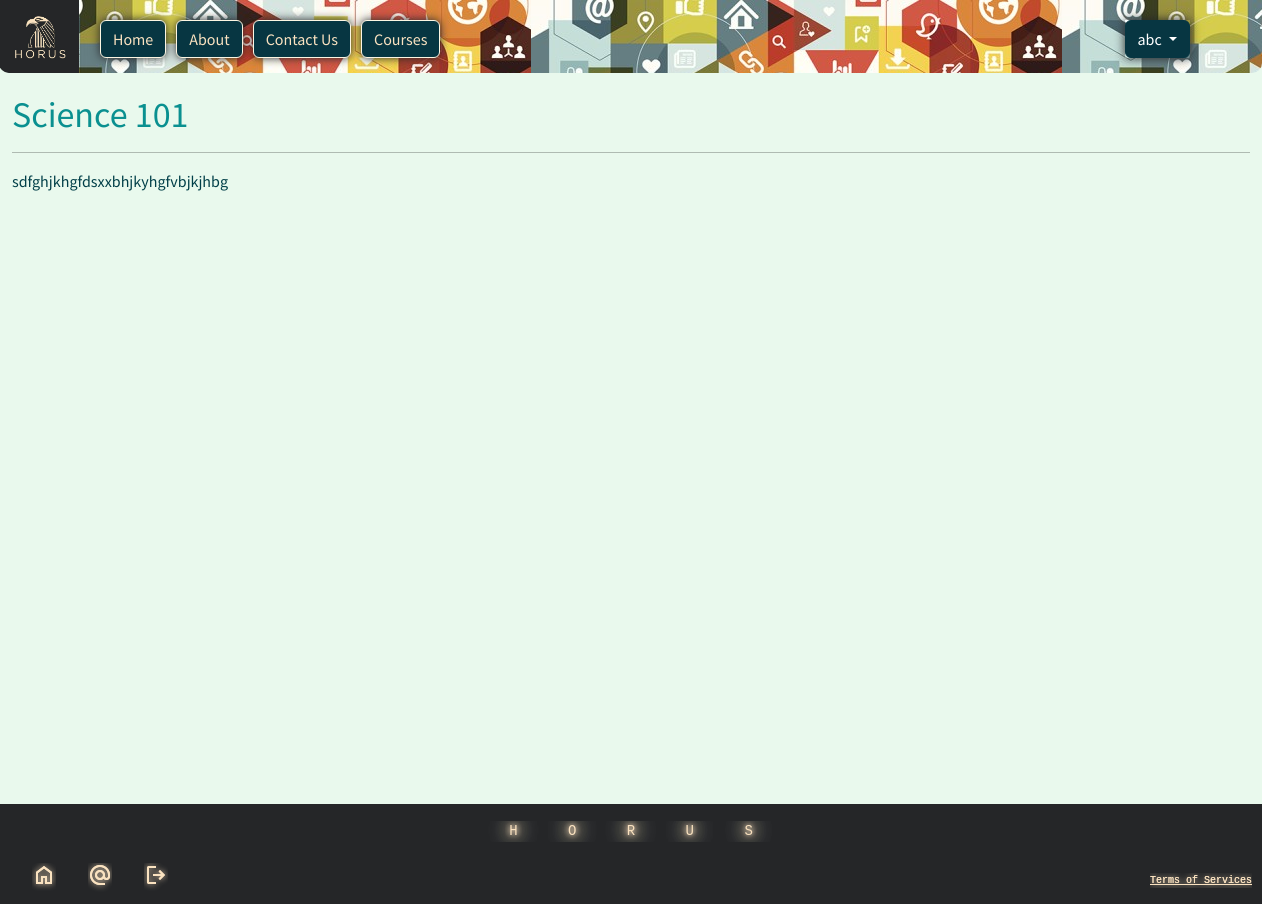
/courses/detail/2/ (signed in), run on an earlier commit of the app's database.
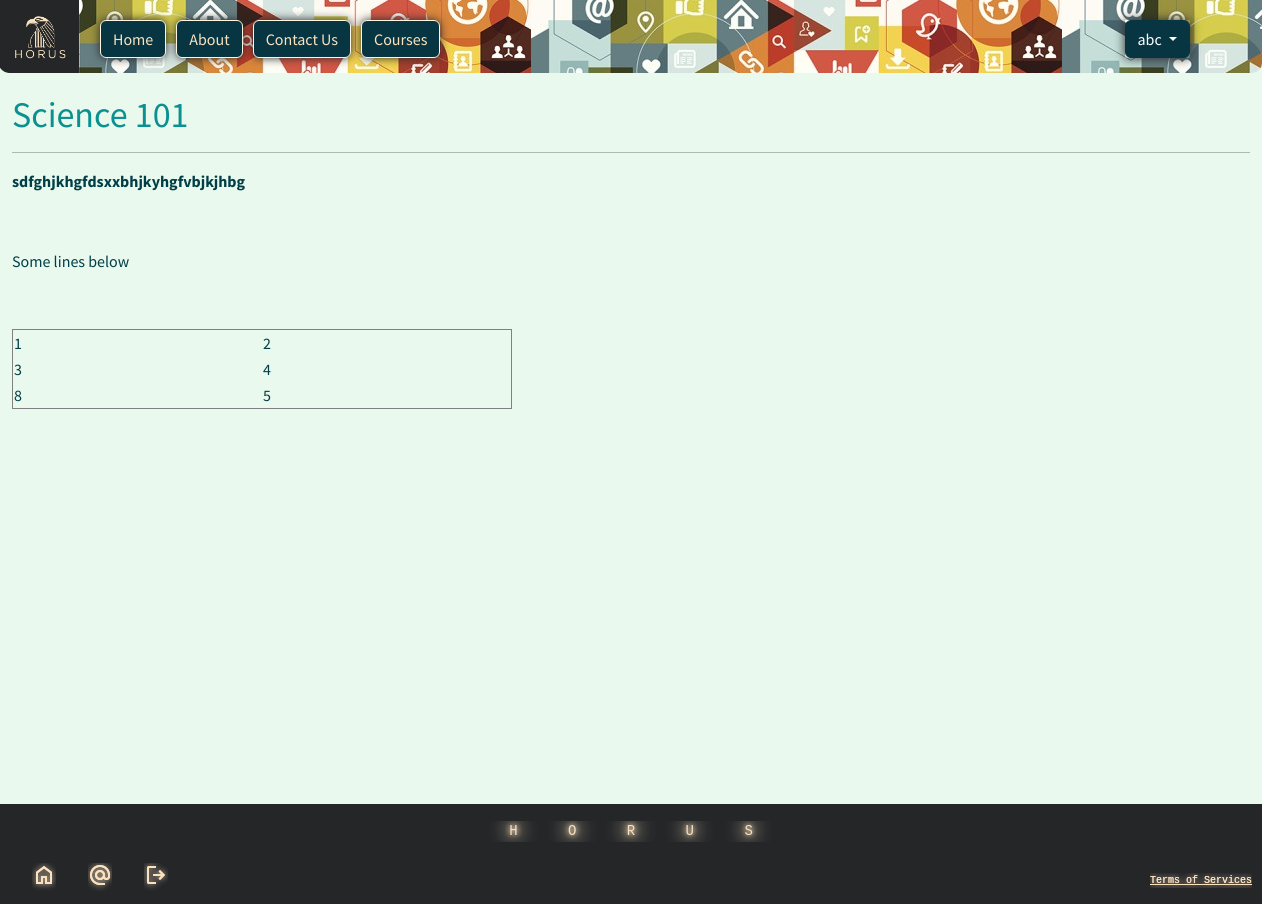
And on a later commit of the database.
### courses/models.py (models this page shows, shortened)
class Lecture(models.Model):
    title = models.CharField(max_length=128)
    body = RichTextField()
    created_on = models.DateTimeField(auto_now_add=True)
    instructor = models.ForeignKey(User, on_delete=models.CASCADE, related_name="courses")
    course = models.ForeignKey(Course, on_delete=models.CASCADE, related_name="lectures")

### courses/views.py (the view)
# urls.py: path("detail/<int:pk>/", LectureDetailView.as_view(), name="detail_lecture"),
class LectureDetailView(DetailView):
    template_name = "courses/detail_lecture.html"
    model = Lecture

### templates/courses/detail_lecture.html (shortened to what this page needs)
{% extends 'base.html' %}
{% load static %}
{% block css %}
<link rel="stylesheet" href="{% static 'css/details.css' %}">
{% endblock css %}
{% block content %}
{% if user.is_authenticated %}
<div class="details">
    <h3>{{lecture.title}}</h3>
    <hr />
    <div class="body-text">
        {{lecture.body|safe}}
    </div>
</div>
{% endif %}
{% endblock content %}

### templates/base.html (shortened to what this page needs)
{% load static %}
<!DOCTYPE html>
<html lang="en">
<head>
    <link rel="stylesheet" href="https://cdn.jsdelivr.net/npm/bootstrap@5.3.3/dist/css/bootstrap.min.css">
    <link rel="stylesheet" href="https://cdnjs.cloudflare.com/ajax/libs/font-awesome/6.7.1/css/all.min.css">
    <link rel="stylesheet" href="https://bootswatch.com/5/solar/bootstrap.min.css">
    <link rel="stylesheet" href="{% static 'css/base.css' %}">
    <link rel="stylesheet" href="{% static 'css/navbar.css' %}">
    {% block css %}
    {% endblock css %}
</head>
<body>
    {% include 'navbar.html' %}
    <main class="container-fluid">
        {% block content %}
        {% endblock content %}
    </main>
    <footer>
        <pre>H      O      R      U      S</pre>
        <div class="icons">
            <ul>
                <pre
                    class="pre2"><a href="{% url 'home' %}"><span class="material-symbols-outlined">home</span></a></pre>
            </ul>
            <ul>
                <pre
                    class="pre2"><a href="{% url 'contact' %}"><span class="material-symbols-outlined">alternate_email</span></a></pre>
            </ul>
            {% if user.is_authenticated %}
            <ul>
                <pre
                    class="pre2"><a href="{% url 'logout' %}"><span class="material-symbols-outlined">logout</span></a></pre>
            </ul>
            {% endif %}
            <ul>
                <pre
                    class="pre2-terms"><a href="{% url 'terms' %}"><span class="material-symbols">Terms of Services</span></a></pre>
            </ul>
        </div>
    </footer>
</body>
</html>

### templates/navbar.html (shortened to what this page needs)
{% load static %}
<nav class="navbar navbar-expand-lg" data-bs-theme="dark">
    <div class="container-fluid">
        <a class="navbar-brand" href="{% url 'home' %}">
            <img class="nav-img" src="{% static 'images/logo1_1.png' %}">
        </a>
        <div class="collapse navbar-collapse" id="navbarSupportedContent">
            <ul class="navbar-nav me-auto mb-2 mb-lg-0">
                <li class="nav-item">
                    <a class="d-flex btn btn-dark btn-outline-light" aria-current="page"
                        href="{% url 'home' %}">Home</a>
                </li>
                <li class="nav-item">
                    <a class="d-flex btn btn-dark btn-outline-light" aria-current="page"
                        href="{% url 'about' %}">About</a>
                </li>
                <li class="nav-item">
                    <a class="d-flex btn btn-dark btn-outline-light" aria-current="page"
                        href="{% url 'contact' %}">Contact Us</a>
                </li>
                {% if user.is_authenticated %}
                <li>
                    <a class="d-flex btn btn-dark btn-outline-light" aria-current="page"
                        href="{% url 'list_course' %}">Courses</a>
                </li>
                {% endif %}
            </ul>
            <div class="login-dropdown">
                <div class="d-flex" role="login">
                    {% if user.is_authenticated %}
                    <div class="nav-item dropdown">
                        <button class="btn btn-dark dropdown-toggle" href="#" role="button" data-bs-toggle="dropdown"
                            aria-expanded="false">
                            {{ user.username }}
                        </button>
                    </div>
                    {% else %}
                    <a href="{% url 'login' %}" class="d-flex btn btn-dark btn-outline-light">Log In</a>
                    {% endif %}
                </div>
            </div>
        </div>
    </div>
</nav>

### static/css/base.css (style rules this page uses)
:root { --primary-color-1: rgb(110, 197, 183); --primary-color-2: rgb(31, 187, 161); --secondary-color-1: rgba(153, 227, 171, 0.208); --secondary-color-2: rgba(0, 0, 0, 0.733); --text-color-1: rgb(175, 242, 239); --text-color-2: rgb(31, 187, 161); --text-color-3: rgba(0, 139, 139, 0.959); --text-color-4: rgb(44, 45, 45); --text-color-5: rgba(0, 62, 72, 0.729); --text-color-6: rgb(0, 63, 72); --bk-color-1: rgb(37, 38, 40); --bk-color-2: rgb(250, 226, 192); --bk-color-3: rgba(54, 54, 54); --bk-color-4: rgba(250, 226, 192, 0.653); --bk-color-5: rgb(245, 246, 248); }
html, body { padding: 0; margin: 0; min-height: 100vh; }
nav { background-color: var(--primary-color-1); }
li { margin: 5px; }
body { background-color: var(--secondary-color-1); }
main { min-height: calc(100vh - 104px); }
footer { max-height: 100px; background-color: var(--bk-color-1); padding: 12px 0 12px 0; text-align: center; margin-top: 15px; margin-top: 15px; }
pre { margin-top: 5px; color: var(--bk-color-2); text-shadow: 0 0 5px var(--bk-color-2), 0 0 10px var(--bk-color-2), 0 0 15px var(--bk-color-2), 0 0 20px var(--bk-color-2), 0 0 25px var(--bk-color-2), 0 0 30px var(--bk-color-2), 0 0 35px var(--bk-color-2); }
a { color: var(--bk-color-2); }
.pre2 { margin-top: 5px; color: var(--bk-color-2); text-shadow: 0 0 0px var(--bk-color-2), 0 0 6px var(--bk-color-2); }
.pre2-terms { margin-left: 950px; font-size: x-small; margin-top: 15px; color: var(--bk-color-2); text-shadow: 0 0 0px var(--bk-color-2), 0 0 6px var(--bk-color-2); }
.icons { color: var(--bk-color-2); max-height: 15px; display: flex; flex-direction: row; justify-content: left; margin-bottom: 20px; }

### static/css/navbar.css (style rules this page uses)
.navbar { height: 73px; border-radius: 0px 0px 10px 10px; background-image: url('/static/images/backgroundnav.jpg'); }
.d-flex { color: var(--bk-color-2); margin-top: 5px; }
.d-flex { box-shadow: 0 0 10px var(--bk-color-1); }
.navbar .login-dropdown { margin-right: 60px; }
.navbar img { max-width: 80px; border-radius: 0px 0px 0px 10px; margin-top: -13px; margin-bottom: -13px; margin-left: -13px; }

### static/css/details.css (style rules this page uses)
.details { max-width: 8000px; margin-top: 20px; color: var(--text-color-6); }
.details h3 { color: var(--text-color-3); font-size: 36px; }
.body-text { max-width: 800px; }
.details hr { color: black; }

What changed in the data, as far as the page shows it:
changed Lecture "Science 101": body "sdfghjkhgfdsxxbhjkyhgfvbjkjhbg" → "sdfghjkhgfdsxxbhjkyhgfvbjkjhbg Some lines below 1 2 3 4 8 5"
